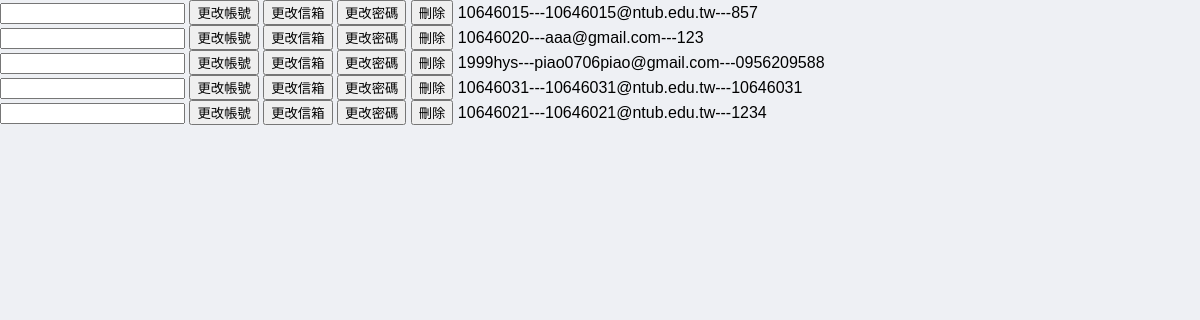
/manage, run on the app's committed database.
### tables this page shows
CREATE TABLE account (username CHAR (50) NOT NULL PRIMARY KEY, email CHAR (50) NOT NULL, password CHAR (50) NOT NULL);

### app.py (the view)
@app.route('/manage')
def manage():
    acc = getID.getAcc()
    return render_template('manage.html', acc = acc, n = len(acc))

### app.py (called while the page is built)
@login_manager.request_loader
def request_loader(request):
    uid = request.form.get('username')
    a = getID.checkLoginAccID(uid)
    if a == False:
        return
    user = User()
    user.id = uid
    a = getID.checkLoginAcc(uid, request.form['password'])
    user.is_authenticated = a
    return user

### getID.py (called while the page is built)
def checkLoginAccID(uid):
    conn = sqlite3.connect('stock.db')
    c =conn.cursor()
    c.execute("select * from account")
    for rows in c.fetchall():
        if uid == rows[0]:
            print("帳號存在")
            return True
    print("帳號不存在")
    return False

def getAcc():
    conn = sqlite3.connect('stock.db')
    c =conn.cursor()
    c.execute("select * from account")
    re = []
    for rows in c.fetchall():
        re.append(rows)
    return re

### templates/manage.html (shortened to what this page needs)
<!doctype html>
<html>
<head>
<link rel="stylesheet" href="http://code.jquery.com/ui/1.12.1/themes/base/jquery-ui.css">
<link href="{{ url_for('static', filename='css/main.css') }}" rel="stylesheet" type="text/css" />
</head>
<body>
    <div>
    {% for i in range(n) %}
    <input type="text" id="username{{acc[i][0]}}">
        <button onclick="alter('{{acc[i][0]}}', 0)">更改帳號</button>
        <button onclick="alter('{{acc[i][0]}}', 1)">更改信箱</button>
        <button onclick="alter('{{acc[i][0]}}', 2)">更改密碼</button>
        <button onclick="javascript:location.href='/deleteAcc/{{acc[i][0]}}'">刪除</button>
        <a>{{acc[i][0]}}---{{acc[i][1]}}---{{acc[i][2]}}</a><br>
    {% endfor %}
    </div>
</body>
</html>

### static/css/main.css (style rules this page uses)
html, body { font-family: 'Noto Sans TC', sans-serif; margin:0; background:#eef0f4; width: 100vw; height: 215vh; }

### data on the page
account: username "10646015", email "10646015@ntub.edu.tw", password "857"
account: username "10646020", email "aaa@gmail.com", password "123"
account: username "1999hys", email "piao0706piao@gmail.com", password "0956209588"
account: username "10646031", email "10646031@ntub.edu.tw", password "10646031"
account: username "10646021", email "10646021@ntub.edu.tw", password "1234"
